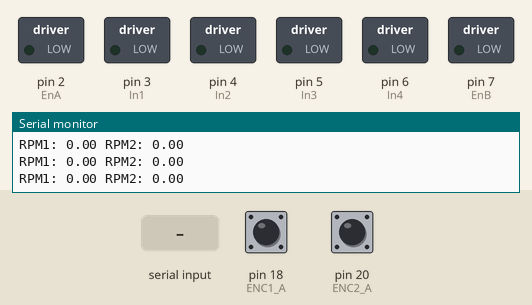
Recording of a program running on a simulated Arduino Mega 2560, built with avr-gcc and run on an emulated ATmega2560. On the bench: switched loads named in the program (green lamp = pin HIGH), the last lines printed to the serial monitor. Inputs (shaded band) come from the test bench; at power-on: pin 18 (ENC1_A) HIGH, pin 20 (ENC2_A) HIGH.

Above: at 1.2 s.
1.3 s: "M1F:1\n" received over Serial
At 1.7 s:
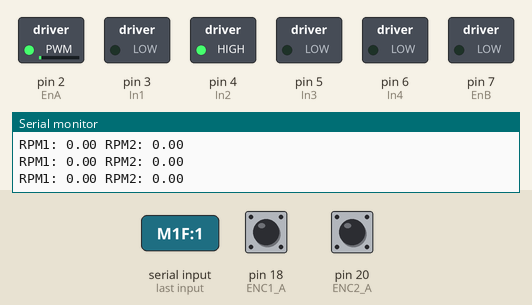
3.3 s: "M1F:150\n" received over Serial
At 3.7 s:
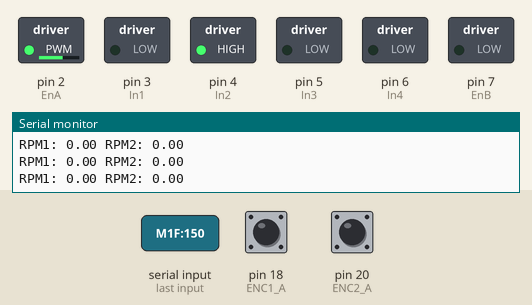
5.3 s: "M1R:1\n" received over Serial
At 5.7 s:
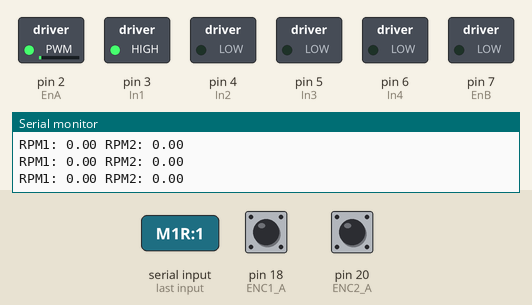
7.3 s: "M1R:150\n" received over Serial
At 7.7 s:
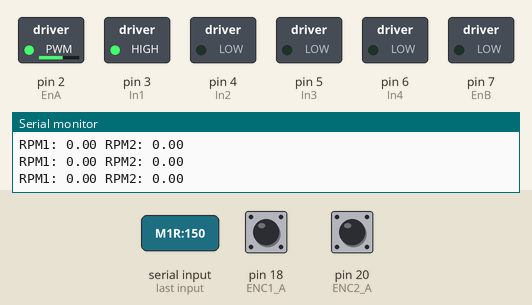
9.3 s: "M1F\n" received over Serial
At 9.7 s:
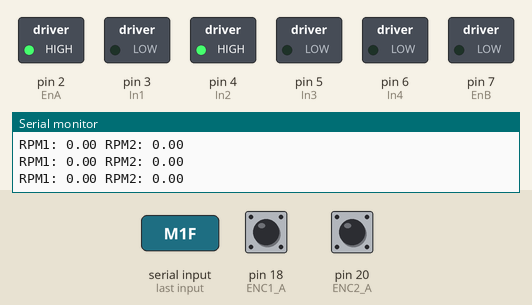
11.3 s: "M1R\n" received over Serial
At 11.7 s:
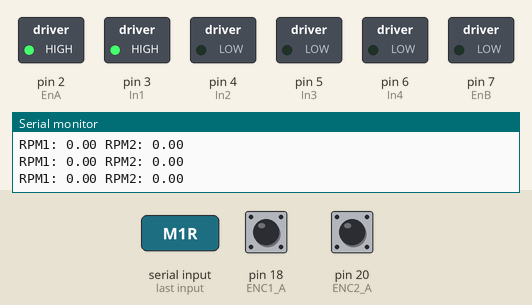
Timing chart, 0 to 14.3 s (numbered marks = the images above; inputs shaded):
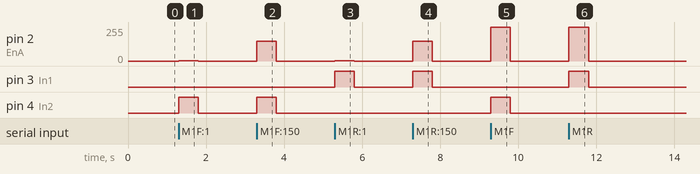

Measured:
- after the input at 1.3 s, pin 2 (EnA): 0/255 → 1/255 at once, → 0/255 0.50 s later; pin 4 (In2): LOW → HIGH at once, → LOW 0.50 s later
- after the input at 3.3 s, pin 2 (EnA): 0/255 → 150/255 at once, → 0/255 0.50 s later; pin 4 (In2): LOW → HIGH at once, → LOW 0.50 s later
- after the input at 5.3 s, pin 2 (EnA): 0/255 → 1/255 at once, → 0/255 0.50 s later; pin 3 (In1): LOW → HIGH at once, → LOW 0.50 s later
- after the input at 7.3 s, pin 2 (EnA): 0/255 → 150/255 at once, → 0/255 0.50 s later; pin 3 (In1): LOW → HIGH at once, → LOW 0.50 s later
- after the input at 9.3 s, pin 2 (EnA): 0/255 → 255/255 at once, → 0/255 0.50 s later; pin 4 (In2): LOW → HIGH at once, → LOW 0.50 s later
- after the input at 11.3 s, pin 2 (EnA): 0/255 → 255/255 at once, → 0/255 0.50 s later; pin 3 (In1): LOW → HIGH at once, → LOW 0.50 s later

The program:

main.cpp
```cpp
#include <Arduino.h>
#include "motor_control.h"
#include "closed_loop.h"

// old open-loop commands (M1F, M2R, ...) still work as before.
// new closed-loop commands:
//   V:<rpm1>,<rpm2>  set BOTH wheel target rpms in one packet (negative = reverse)
//   VS               stop both wheels (closed loop)
//   SS               print measured rpm of both wheels

unsigned long last_update = 0;
const unsigned long LOOP_MS = 20;   // 50 Hz control rate

unsigned long last_cmd_ms = 0;
bool timed_out = false;
const unsigned long CMD_TIMEOUT_MS = 500;   // stop if the host goes silent

// periodic print of the actual (measured) motor rpms
unsigned long last_rpm_print = 0;
const unsigned long RPM_PRINT_MS = 200;   // 5 Hz status output

// non-blocking line assembly for the atomic V:<left>,<right> packet
char line_buf[32];
uint8_t line_len = 0;

void setup() {
  // Start Serial for communication with Raspberry Pi / host
  Serial.begin(115200);

  motor_control_init();
  closed_loop_init();

  last_update = millis();
  //Serial.println("Ready");
}


void handle_line(const char *raw) {
  String cmd(raw);
  cmd.trim();
  cmd.toUpperCase();
  //Serial.println("Received: " + cmd);
  int colon = cmd.indexOf(':');

  // atomic packet: both wheel targets in one message -> both wheels update together
  if (cmd.startsWith("V:") && colon >= 0) {
    String params = cmd.substring(colon + 1);
    int commaPos = params.indexOf(',');

    if (commaPos > 0) {
      String rpm1_str = params.substring(0, commaPos);
      String rpm2_str = params.substring(commaPos + 1);

      float rpm1 = rpm1_str.toFloat();
      float rpm2 = rpm2_str.toFloat();

      //Serial.println("Parsed RPM1: " + String(rpm1) + ", RPM2: " + String(rpm2));

      closed_loop_set_manual(1, false);
      closed_loop_set_manual(2, false);
      closed_loop_set_targets(rpm1, rpm2);
      last_cmd_ms = millis();
      timed_out = false;
    } else {
      //Serial.println("Failed to find comma in V command");
    }
    return;
  }

  if (cmd.startsWith("VS")) {
    closed_loop_stop();
    return;
  }

  if (cmd.startsWith("SS")) {
    float r1, r2;
    closed_loop_get_status(r1, r2);
    //Serial.println("RPM1: " + String(r1) + " RPM2: " + String(r2));
    return;
  }

  // fall through to the old open-loop commands
  int speed = 255;
  if (colon >= 0) {
    speed = cmd.substring(colon + 1).toInt();
    speed = constrain(speed, 0, 255);
  }

  if (cmd.startsWith("M1F")) {
    //Serial.println("M1F " + String(speed));
    motor1_forward((uint8_t)speed);
    closed_loop_set_target1(0);
    closed_loop_set_manual(1, true);
    last_cmd_ms = millis();
    timed_out = false;
  }
  else if (cmd.startsWith("M1R")) {
    //Serial.println("M1R " + String(speed));
    motor1_reverse((uint8_t)speed);
    closed_loop_set_target1(0);
    closed_loop_set_manual(1, true);
    last_cmd_ms = millis();
    timed_out = false;
  }
  if (cmd.startsWith("M2F")) {
    //Serial.println("M2F " + String(speed));
    motor2_forward((uint8_t)speed);
    closed_loop_set_target2(0);
    closed_loop_set_manual(2, true);
    last_cmd_ms = millis();
    timed_out = false;
  } else if (cmd.startsWith("M2R")) {
    //Serial.println("M2R " + String(speed));
    motor2_reverse((uint8_t)speed);
    closed_loop_set_target2(0);
    closed_loop_set_manual(2, true);
    last_cmd_ms = millis();
    timed_out = false;
  }  if (cmd.startsWith("M1S")) {
    //Serial.println("M1S");
    motor1_stop();
    closed_loop_set_target1(0);
    closed_loop_set_manual(1, false);
  }  if (cmd.startsWith("M2S")) {
    //Serial.println("M2S");
    motor2_stop();
    closed_loop_set_target2(0);
    closed_loop_set_manual(2, false);
  }  if (cmd.startsWith("ESTOP")) {
    closed_loop_stop();
    emergency_stop();
  }
}

void loop() {
  // read whatever arrived, one full line at a time (never blocks the control loop)

  while (Serial.available()) {
    char c = (char)Serial.read();
    if (c == '\n') {
      line_buf[line_len] = '\0';
      handle_line(line_buf);
      line_len = 0;
    } else if (c != '\r' && line_len < sizeof(line_buf) - 1) {
      line_buf[line_len++] = c;
    }
  }

  // run the PI loops at a fixed rate
  unsigned long now = millis();
  if (now - last_update >= LOOP_MS) {
    float dt = (now - last_update) / 1000.0;
    last_update = now;
    closed_loop_update(dt);
  }

  // periodically print the actual (measured) rpm of both motors
  if (now - last_rpm_print >= RPM_PRINT_MS) {
    last_rpm_print = now;
    float r1, r2;
    closed_loop_get_status(r1, r2);
    Serial.println("RPM1: " + String(r1) + " RPM2: " + String(r2));
  }

  // host went silent: stop once
  if (!timed_out && now - last_cmd_ms > CMD_TIMEOUT_MS) {
    timed_out = true;
    closed_loop_stop();
  }
}
```

closed_loop.cpp
```cpp
#include "closed_loop.h"
#include "pid.h"
#include "encoder.h"
#include "motor_control.h"

// tuned values
static PID pid2(0.68, 8.2);
static PID pid1(0.71, 7.5);

static float target1 = 0;
static float target2 = 0;
static float rpm1 = 0;
static float rpm2 = 0;
static bool sync_motors = false;   // diff drive needs independent wheels
static bool manual1 = false;       // true while an open-loop command drives that motor
static bool manual2 = false;

// below ~80 PWM the motors stall when starting from rest, so kick with that
// duty until they spin. It must NOT be a permanent minimum: the low-friction
// motor needs well under 80 PWM to hold 120 rpm, pinning it at 80 made that
// wheel run ~10% faster than commanded.
const uint8_t PWM_FLOOR = 80;
static float ticks_to_rpm(long ticks, float dt) {
    return ((float)ticks * 60.0f) /
           ((float)COUNTS_PER_REV * dt);
}
static void drive(uint8_t motor, float pwm) {
    if (pwm > 0) {
        if (motor == 1) motor1_forward((uint8_t)pwm);
        else motor2_forward((uint8_t)pwm);
    } else if (pwm < 0) {
        if (motor == 1) motor1_reverse((uint8_t)(-pwm));
        else motor2_reverse((uint8_t)(-pwm));
    } else {
        if (motor == 1) motor1_stop();
        else motor2_stop();
    }
}

void closed_loop_init() {
    encoder_init();
}

void closed_loop_update(float dt) {
    rpm1 = ticks_to_rpm(encoder1_delta(), dt);
    rpm2 = ticks_to_rpm(encoder2_delta(), dt);

    float t2 = target2;
    if (sync_motors) t2 = target1;

    // both targets zero -> hard-stop BOTH wheels in the same cycle.
    // coasting (PWM=0) lets each wheel spin down at its own rate,
    // which is why one wheel used to stop later than the other.
    if (target1 == 0 && t2 == 0 && !manual1 && !manual2) {
        pid1.reset();
        pid2.reset();
        motor1_stop();
        motor2_stop();
    } else {
        float out1 = 0;
        float out2 = 0;

        // motor 1: skip while an open-loop command (M1F/M1R) is driving it
        if (!manual1) {
            if (target1 != 0) {
                // compare magnitudes: measured rpm is signed but the target is not,
                // so a wheel turning the "negative" way looked like a huge error
                // and railed the PWM at 255 (runaway instead of convergence)
                if (fabs(rpm1) < 1.0f) {
                    // at rest: fixed kick to break stiction. The PI is frozen here
                    // on purpose - integrating while the kick overrides the output
                    // would wind it up and cause a big overshoot on every start.
                    out1 = PWM_FLOOR;
                } else {
                    out1 = pid1.update(fabs(target1), fabs(rpm1), dt);
                    out1 = constrain(out1, 0, 255);
                }
                if (target1 < 0) out1 = -out1;
            } else {
                pid1.reset();
            }
            drive(1, out1);
        }

        // motor 2: skip while an open-loop command (M2F/M2R) is driving it
        if (!manual2) {
            if (t2 != 0) {
                // magnitude comparison, same as motor 1 (see note above)
                if (fabs(rpm2) < 1.0f) {
                    // at rest: fixed kick to break stiction, PI frozen (see motor 1)
                    out2 = PWM_FLOOR;
                } else {
                    out2 = pid2.update(fabs(t2), fabs(rpm2), dt);
                    out2 = constrain(out2, 0, 255);
                }
                if (t2 < 0) out2 = -out2;
            } else {
                pid2.reset();
            }
            drive(2, out2);
        }
    }
}

void closed_loop_set_target1(float rpm) { target1 = rpm; }
void closed_loop_set_target2(float rpm) { target2 = rpm; }

void closed_loop_set_targets(float rpm1, float rpm2) {
    target1 = rpm1;
    target2 = rpm2;
}
void closed_loop_set_sync(bool on) { sync_motors = on; }

void closed_loop_set_manual(uint8_t motor, bool on) {
    if (motor == 1) manual1 = on;
    else manual2 = on;
}

void closed_loop_stop() {
    target1 = 0;
    target2 = 0;
    manual1 = false;   // take the motors back so they actually get stopped
    manual2 = false;
    pid1.reset();
    pid2.reset();
    motor1_stop();     // stop both in the same instant, no coasting
    motor2_stop();
}

void closed_loop_get_status(float &out_rpm1, float &out_rpm2) {
    out_rpm1 = rpm1;
    out_rpm2 = rpm2;
}
```

closed_loop.h
```cpp
#ifndef CLOSED_LOOP_H
#define CLOSED_LOOP_H

#include <Arduino.h>

// PI speed control per wheel. Targets are in RPM (sign = direction).
// The motor sync flag drives both wheels with the same target.
void closed_loop_init();
void closed_loop_update(float dt);   // call every cycle, dt in seconds

void closed_loop_set_target1(float rpm);
void closed_loop_set_target2(float rpm);
// set both wheel targets at once (atomic update, sign = direction)
void closed_loop_set_targets(float rpm1, float rpm2);
void closed_loop_set_sync(bool on);
void closed_loop_set_manual(uint8_t motor, bool on);
void closed_loop_stop();             // stops both wheels, resets PIDs
void closed_loop_get_status(float &out_rpm1, float &out_rpm2);

#endif
```

encoder.cpp
```cpp
#include "encoder.h"

// Mega interrupt pins 18-21
// Motor 1: pin 18 = green (A), pin 19 = yellow (B)
// Motor 2: pin 20 = green (A), pin 21 = yellow (B)
const uint8_t ENC1_A = 18;
const uint8_t ENC1_B = 19;
const uint8_t ENC2_A = 20;
const uint8_t ENC2_B = 21;

static volatile long count1 = 0;
static volatile long count2 = 0;

// Hall encoder outputs are open-collector, so the internal pull-ups are used.
// Quadrature 2x decoding: interrupt on every edge of channel A (CHANGE),
// read channel B at that moment for the direction.
// If a wheel reports the opposite sign, swap that motor's green/yellow wires.
static void isr_enc1() {
    if (digitalRead(ENC1_A) != digitalRead(ENC1_B)) count1++;
    else count1--;
}

static void isr_enc2() {
    if (digitalRead(ENC2_A) != digitalRead(ENC2_B)) count2++;
    else count2--;
}

void encoder_init() {
    pinMode(ENC1_A, INPUT_PULLUP);
    pinMode(ENC1_B, INPUT_PULLUP);
    pinMode(ENC2_A, INPUT_PULLUP);
    pinMode(ENC2_B, INPUT_PULLUP);

    // pins 18-21 are external-interrupt pins on the Mega
    attachInterrupt(digitalPinToInterrupt(ENC1_A), isr_enc1, CHANGE);
    attachInterrupt(digitalPinToInterrupt(ENC2_A), isr_enc2, CHANGE);
}

long encoder1_count() {
    noInterrupts();
    long c = count1;
    interrupts();
    return c;
}

long encoder2_count() {
    noInterrupts();
    long c = count2;
    interrupts();
    return c;
}

// ticks since the last call (sign = direction), consumed by the speed loop
long encoder1_delta() {
    noInterrupts();
    long d = count1;
    count1 = 0;
    interrupts();
    return d;
}

long encoder2_delta() {
    noInterrupts();
    long d = count2;
    count2 = 0;
    interrupts();
    return -d;
}
```

encoder.h
```cpp
#ifndef ENCODER_H
#define ENCODER_H

#include <Arduino.h>

// Reads the two hall encoders of the JGB37-520 motors.
// Wiring (Mega pins): motor1 green = 18 (A), motor1 yellow = 19 (B),
//                     motor2 green = 20 (A), motor2 yellow = 21 (B).
// Counts per wheel revolution:
// 11 PPR encoder, 2 edges per tick (CHANGE), gear ratio 34:1.
const float COUNTS_PER_REV = 11.0 * 2.0 * 34.0;

void encoder_init();
long encoder1_count();
long encoder2_count();

// returns ticks since last call (and direction), used for speed
long encoder1_delta();
long encoder2_delta();

#endif
```

motor_control.cpp
```cpp
#include "motor_control.h"

const uint8_t In1 = 3;
const uint8_t In2 = 4;
const uint8_t EnA = 2;

const uint8_t In3 = 5;
const uint8_t In4 = 6;
const uint8_t EnB = 7;

int motor_speed1 = 0;
int motor_speed2 = 0;


void motor1_forward(uint8_t speed)
{
    digitalWrite(In1, LOW);
    digitalWrite(In2, HIGH);

    analogWrite(EnA, speed);

    motor_speed1 = speed;
}


void motor1_reverse(uint8_t speed)
{
    digitalWrite(In1, HIGH);
    digitalWrite(In2, LOW);

    analogWrite(EnA, speed);

    motor_speed1 = speed;
}


void motor2_forward(uint8_t speed)
{
    digitalWrite(In3, LOW);
    digitalWrite(In4, HIGH);

    analogWrite(EnB, speed);

    motor_speed2 = speed;
}


void motor2_reverse(uint8_t speed)
{
    digitalWrite(In3, HIGH);
    digitalWrite(In4, LOW);

    analogWrite(EnB, speed);

    motor_speed2 = speed;
}


void motor1_stop()
{
    analogWrite(EnA, 0);

    digitalWrite(In1, LOW);
    digitalWrite(In2, LOW);

    motor_speed1 = 0;
}


void motor2_stop()
{
    analogWrite(EnB, 0);

    digitalWrite(In3, LOW);
    digitalWrite(In4, LOW);

    motor_speed2 = 0;
}


void emergency_stop()
{
    analogWrite(EnA, 0);
    analogWrite(EnB, 0);

    digitalWrite(In1, LOW);
    digitalWrite(In2, LOW);
    digitalWrite(In3, LOW);
    digitalWrite(In4, LOW);

    motor_speed1 = 0;
    motor_speed2 = 0;
}


void motor_control_init()
{
    pinMode(In1, OUTPUT);
    pinMode(In2, OUTPUT);
    pinMode(EnA, OUTPUT);

    pinMode(In3, OUTPUT);
    pinMode(In4, OUTPUT);
    pinMode(EnB, OUTPUT);

    emergency_stop();
}
```

motor_control.h
```cpp
#ifndef MOTOR_CONTROL_H
#define MOTOR_CONTROL_H

#include <Arduino.h>

void motor_control_init();
void motor1_forward(uint8_t speed);
void motor1_reverse(uint8_t speed);
void motor2_forward(uint8_t speed);
void motor2_reverse(uint8_t speed);
void motor1_stop();
void motor2_stop();
void emergency_stop();

#endif // MOTOR_CONTROL_H
```

pid.cpp
```cpp
#include "pid.h"

PID::PID(float p, float i) {
    kp = p;
    ki = i;
    integral = 0;
    prev_error = 0;
}

float PID::update(float target, float measured, float dt) {
    float error = target - measured;
    integral += error * dt;

    // anti-windup: the integral term alone may reach at most full PWM.
    // the old fixed +-100 clamp allowed ki*100 = ~800 PWM of windup, which
    // railed the output and made every start overshoot badly.
    float imax = 255.0f / ki;
    if (integral > imax) integral = imax;
    if (integral < -imax) integral = -imax;

    float out = kp * error + ki * integral;
    prev_error = error;
    return out;
}

void PID::reset() {
    integral = 0;
    prev_error = 0;
}
```

pid.h
```cpp
#ifndef PID_H
#define PID_H

// Simple PI controller for wheel speed
class PID {
public:
    PID(float p, float i);

    // returns PWM value in -255..255
    float update(float target, float measured, float dt);
    void reset();

private:
    float kp, ki;
    float integral;
    float prev_error;
};

#endif
```
